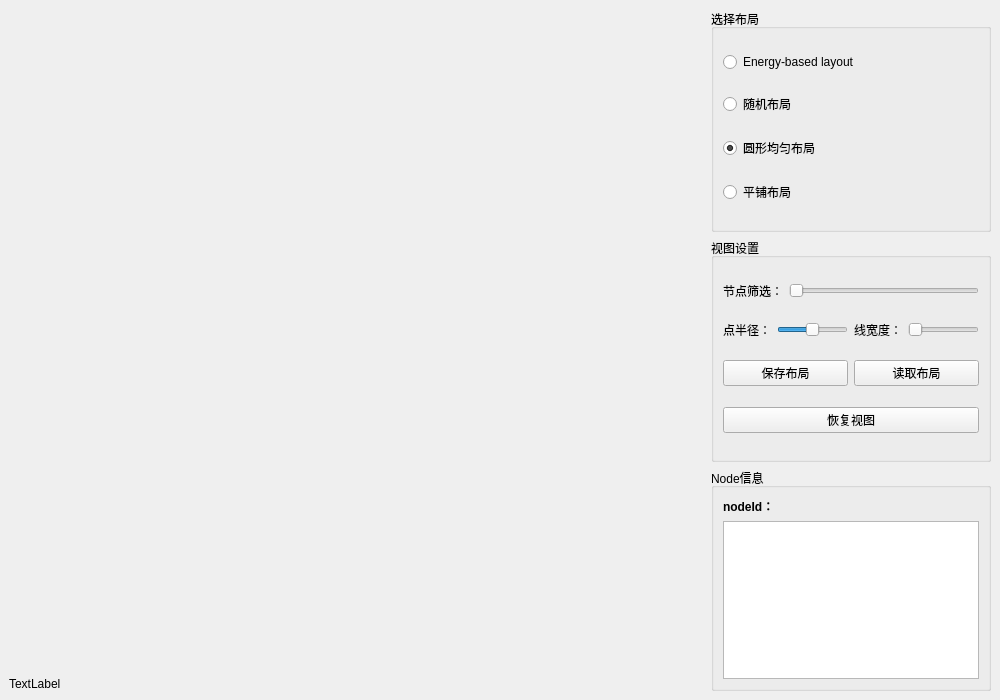
<?xml version="1.0" encoding="UTF-8"?>
<ui version="4.0">
 <class>TopicWindow</class>
 <widget class="QMainWindow" name="TopicWindow">
  <property name="geometry">
   <rect>
    <x>0</x>
    <y>0</y>
    <width>1000</width>
    <height>700</height>
   </rect>
  </property>
  <property name="mouseTracking">
   <bool>true</bool>
  </property>
  <property name="windowTitle">
   <string>MainWindow</string>
  </property>
  <widget class="QWidget" name="centralwidget">
   <property name="mouseTracking">
    <bool>true</bool>
   </property>
   <layout class="QHBoxLayout" name="horizontalLayout">
    <item>
     <layout class="QVBoxLayout" name="verticalLayout_5">
      <item>
       <spacer name="verticalSpacer">
        <property name="orientation">
         <enum>Qt::Vertical</enum>
        </property>
        <property name="sizeHint" stdset="0">
         <size>
          <width>20</width>
          <height>9999</height>
         </size>
        </property>
       </spacer>
      </item>
      <item>
       <widget class="QLabel" name="status">
        <property name="text">
         <string>TextLabel</string>
        </property>
       </widget>
      </item>
     </layout>
    </item>
    <item>
     <spacer name="horizontalSpacer">
      <property name="orientation">
       <enum>Qt::Horizontal</enum>
      </property>
      <property name="sizeType">
       <enum>QSizePolicy::Expanding</enum>
      </property>
      <property name="sizeHint" stdset="0">
       <size>
        <width>9999</width>
        <height>20</height>
       </size>
      </property>
     </spacer>
    </item>
    <item>
     <layout class="QVBoxLayout" name="verticalLayout_3" stretch="1,1,1">
      <item>
       <widget class="QGroupBox" name="groupBox">
        <property name="sizePolicy">
         <sizepolicy hsizetype="Fixed" vsizetype="Preferred">
          <horstretch>0</horstretch>
          <verstretch>0</verstretch>
         </sizepolicy>
        </property>
        <property name="minimumSize">
         <size>
          <width>280</width>
          <height>0</height>
         </size>
        </property>
        <property name="autoFillBackground">
         <bool>true</bool>
        </property>
        <property name="title">
         <string>选择布局</string>
        </property>
        <layout class="QVBoxLayout" name="verticalLayout">
         <item>
          <widget class="QRadioButton" name="FmmmLayoutButton">
           <property name="focusPolicy">
            <enum>Qt::NoFocus</enum>
           </property>
           <property name="text">
            <string>Energy-based layout</string>
           </property>
          </widget>
         </item>
         <item>
          <widget class="QRadioButton" name="randomLayoutButton">
           <property name="focusPolicy">
            <enum>Qt::NoFocus</enum>
           </property>
           <property name="text">
            <string>随机布局</string>
           </property>
          </widget>
         </item>
         <item>
          <widget class="QRadioButton" name="circleLayoutButton">
           <property name="focusPolicy">
            <enum>Qt::NoFocus</enum>
           </property>
           <property name="text">
            <string>圆形均匀布局</string>
           </property>
           <property name="checked">
            <bool>true</bool>
           </property>
          </widget>
         </item>
         <item>
          <widget class="QRadioButton" name="formLayoutButton">
           <property name="focusPolicy">
            <enum>Qt::NoFocus</enum>
           </property>
           <property name="text">
            <string>平铺布局</string>
           </property>
          </widget>
         </item>
        </layout>
       </widget>
      </item>
      <item>
       <widget class="QGroupBox" name="groupBox_2">
        <property name="sizePolicy">
         <sizepolicy hsizetype="Fixed" vsizetype="Preferred">
          <horstretch>0</horstretch>
          <verstretch>0</verstretch>
         </sizepolicy>
        </property>
        <property name="minimumSize">
         <size>
          <width>280</width>
          <height>0</height>
         </size>
        </property>
        <property name="autoFillBackground">
         <bool>true</bool>
        </property>
        <property name="title">
         <string>视图设置</string>
        </property>
        <layout class="QVBoxLayout" name="verticalLayout_4">
         <item>
          <layout class="QHBoxLayout" name="horizontalLayout_2" stretch="0,0">
           <item>
            <widget class="QLabel" name="label">
             <property name="sizePolicy">
              <sizepolicy hsizetype="Preferred" vsizetype="Preferred">
               <horstretch>0</horstretch>
               <verstretch>0</verstretch>
              </sizepolicy>
             </property>
             <property name="text">
              <string>节点筛选：</string>
             </property>
            </widget>
           </item>
           <item>
            <widget class="QSlider" name="NodeSelecter">
             <property name="sizePolicy">
              <sizepolicy hsizetype="Expanding" vsizetype="Fixed">
               <horstretch>0</horstretch>
               <verstretch>0</verstretch>
              </sizepolicy>
             </property>
             <property name="focusPolicy">
              <enum>Qt::NoFocus</enum>
             </property>
             <property name="orientation">
              <enum>Qt::Horizontal</enum>
             </property>
            </widget>
           </item>
          </layout>
         </item>
         <item>
          <layout class="QHBoxLayout" name="horizontalLayout_3" stretch="1,1">
           <item>
            <layout class="QHBoxLayout" name="horizontalLayout_4">
             <item>
              <widget class="QLabel" name="label_2">
               <property name="text">
                <string>点半径：</string>
               </property>
              </widget>
             </item>
             <item>
              <widget class="QSlider" name="nodeAdjust">
               <property name="focusPolicy">
                <enum>Qt::NoFocus</enum>
               </property>
               <property name="maximum">
                <number>8</number>
               </property>
               <property name="value">
                <number>4</number>
               </property>
               <property name="orientation">
                <enum>Qt::Horizontal</enum>
               </property>
              </widget>
             </item>
            </layout>
           </item>
           <item>
            <layout class="QHBoxLayout" name="horizontalLayout_5">
             <item>
              <widget class="QLabel" name="label_3">
               <property name="text">
                <string>线宽度：</string>
               </property>
              </widget>
             </item>
             <item>
              <widget class="QSlider" name="edgeAdjust">
               <property name="focusPolicy">
                <enum>Qt::NoFocus</enum>
               </property>
               <property name="minimum">
                <number>1</number>
               </property>
               <property name="maximum">
                <number>6</number>
               </property>
               <property name="value">
                <number>1</number>
               </property>
               <property name="orientation">
                <enum>Qt::Horizontal</enum>
               </property>
              </widget>
             </item>
            </layout>
           </item>
          </layout>
         </item>
         <item>
          <layout class="QHBoxLayout" name="horizontalLayout_6">
           <item>
            <widget class="QPushButton" name="saveLayout">
             <property name="text">
              <string>保存布局</string>
             </property>
            </widget>
           </item>
           <item>
            <widget class="QPushButton" name="loadLayout">
             <property name="text">
              <string>读取布局</string>
             </property>
            </widget>
           </item>
          </layout>
         </item>
         <item>
          <widget class="QPushButton" name="resetView">
           <property name="focusPolicy">
            <enum>Qt::NoFocus</enum>
           </property>
           <property name="text">
            <string>恢复视图</string>
           </property>
          </widget>
         </item>
        </layout>
       </widget>
      </item>
      <item>
       <widget class="QGroupBox" name="groupBox_3">
        <property name="sizePolicy">
         <sizepolicy hsizetype="Fixed" vsizetype="Preferred">
          <horstretch>0</horstretch>
          <verstretch>0</verstretch>
         </sizepolicy>
        </property>
        <property name="minimumSize">
         <size>
          <width>280</width>
          <height>0</height>
         </size>
        </property>
        <property name="autoFillBackground">
         <bool>true</bool>
        </property>
        <property name="title">
         <string>Node信息</string>
        </property>
        <layout class="QVBoxLayout" name="verticalLayout_2" stretch="0,0">
         <item>
          <widget class="QLabel" name="nodeId">
           <property name="text">
            <string>&lt;b&gt;nodeId：&lt;/b&gt;</string>
           </property>
          </widget>
         </item>
         <item>
          <widget class="QTextEdit" name="textEdit">
           <property name="enabled">
            <bool>true</bool>
           </property>
           <property name="sizePolicy">
            <sizepolicy hsizetype="Expanding" vsizetype="Expanding">
             <horstretch>0</horstretch>
             <verstretch>0</verstretch>
            </sizepolicy>
           </property>
           <property name="focusPolicy">
            <enum>Qt::NoFocus</enum>
           </property>
           <property name="acceptDrops">
            <bool>false</bool>
           </property>
          </widget>
         </item>
        </layout>
       </widget>
      </item>
     </layout>
    </item>
   </layout>
  </widget>
 </widget>
 <resources/>
 <connections/>
</ui>
